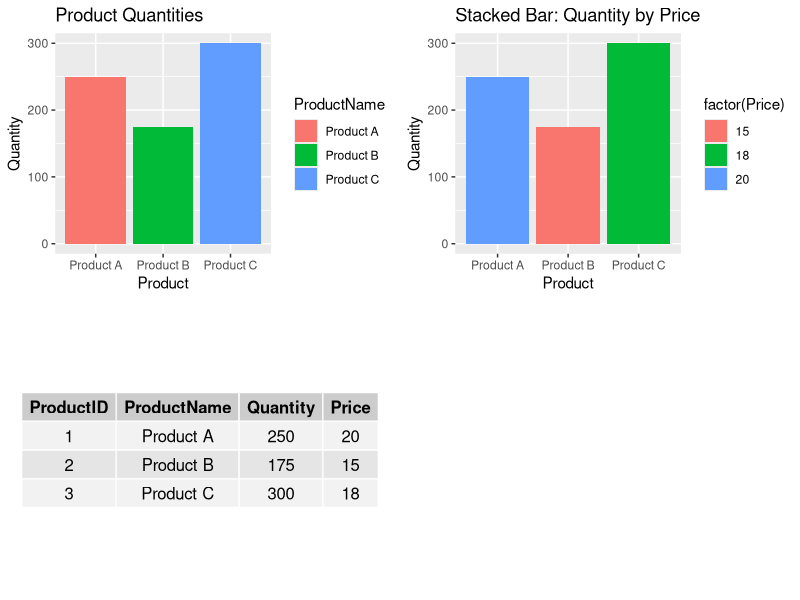

R code for this plot:
library(ggplot2)
library(gridExtra)

data <- data.frame(
  ProductID = 1:3,
  ProductName = c("Product A", "Product B", "Product C"),
  Quantity = c(250, 175, 300),
  Price = c(20, 15, 18)
)

# 1. Bar chart: Quantity
bar_chart <- ggplot(data, aes(x = ProductName, y = Quantity, fill = ProductName)) +
  geom_bar(stat = "identity") +
  labs(title = "Product Quantities", x = "Product", y = "Quantity")

# 2. Stacked bar: Quantity vs Price
stacked_chart <- ggplot(data, aes(x = ProductName, y = Quantity, fill = factor(Price))) +
  geom_bar(stat = "identity") +
  labs(title = "Stacked Bar: Quantity by Price", x = "Product", y = "Quantity")

# 3. Table
table_plot <- tableGrob(data, rows = NULL)

grid.arrange(bar_chart, stacked_chart, table_plot, ncol = 2)
